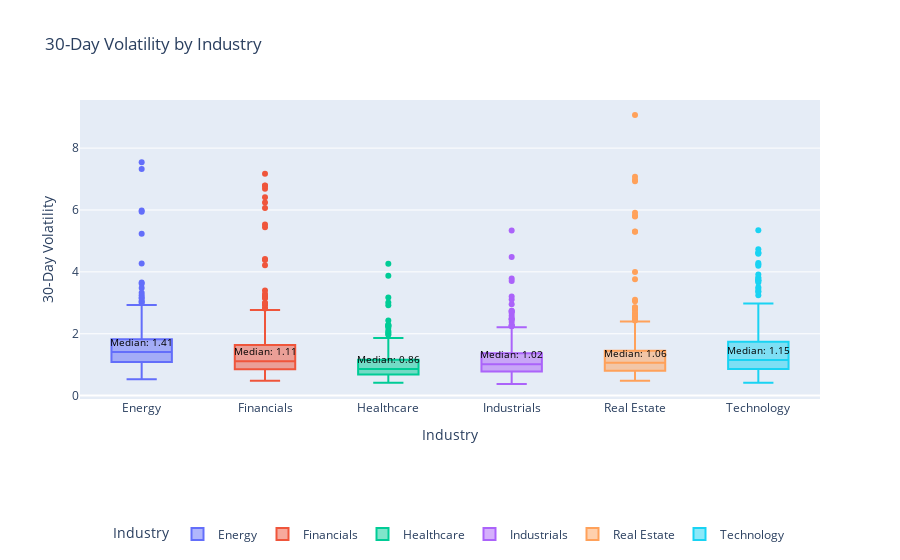

Notebook cell for this chart:
### Code cell
# EDA 2: Looking at the volitility distribution of each industry's ETF through a box plot. 
volitility_pivot = sub_df2 .pivot_table(
    values = 'Volatility_30d', 
    index = 'Month_Year',
    columns = "Industry", 
    aggfunc='mean'
)

volitility_pivot2 = sub_df2 .pivot_table(
    values = 'Volatility_30d', 
    index = 'Month_Year',
    columns = "Industry", 
    aggfunc='mean'
)

volatility_long = volitility_pivot2.reset_index().melt(
    id_vars="Month_Year",
    var_name="Industry",
    value_name="Volatility_30d"
)

fig = px.box(
    volatility_long,
    x="Industry",
    y="Volatility_30d",
    title="30-Day Volatility by Industry",
    labels={"Volatility_30d": "30-Day Volatility", "Industry": "Industry"},
    color="Industry"  # adds color for each category
)

fig.update_layout(
    legend=dict(
        orientation="h",        # horizontal layout
        yanchor="bottom",
        y=-0.5,                 # adjust how far below the x-axis it appears
        xanchor="center",
        x=0.5
    )
)

# Step 2: Compute medians for each industry
medians = volatility_long.groupby("Industry")["Volatility_30d"].median()

# Step 3: Add annotation for each median
for industry, median_val in medians.items():
    fig.add_annotation(
        x=industry,
        y=median_val,
        text=f"Median: {median_val:.2f}",
        showarrow=False,
        yshift=10,
        font=dict(size=10, color="black"),
    )

fig.show()

### Figure 1 — Plotly figure (JSON) as saved in the notebook; plotly's stock layout.template omitted (floating-point values rounded to 4 significant figures; data arrays with more than 128 entries replaced by an {"elided": "..."} marker saying what was removed)
{"data": [{"alignmentgroup": "True", "hovertemplate": "Industry=%{x}<br>30-Day Volatility=%{y}<extra></extra>", "legendgroup": "Energy", "marker": {"color": "#636efa"}, "name": "Energy", "notched": false, "offsetgroup": "Energy", "orientation": "v", "showlegend": true, "type": "box", "x": {"elided": "314 str values"}, "x0": " ", "xaxis": "x", "y": {"elided": "314 float values"}, "y0": " ", "yaxis": "y"}, {"alignmentgroup": "True", "hovertemplate": "Industry=%{x}<br>30-Day Volatility=%{y}<extra></extra>", "legendgroup": "Financials", "marker": {"color": "#EF553B"}, "name": "Financials", "notched": false, "offsetgroup": "Financials", "orientation": "v", "showlegend": true, "type": "box", "x": {"elided": "314 str values"}, "x0": " ", "xaxis": "x", "y": {"elided": "314 float values"}, "y0": " ", "yaxis": "y"}, {"alignmentgroup": "True", "hovertemplate": "Industry=%{x}<br>30-Day Volatility=%{y}<extra></extra>", "legendgroup": "Healthcare", "marker": {"color": "#00cc96"}, "name": "Healthcare", "notched": false, "offsetgroup": "Healthcare", "orientation": "v", "showlegend": true, "type": "box", "x": {"elided": "314 str values"}, "x0": " ", "xaxis": "x", "y": {"elided": "314 float values"}, "y0": " ", "yaxis": "y"}, {"alignmentgroup": "True", "hovertemplate": "Industry=%{x}<br>30-Day Volatility=%{y}<extra></extra>", "legendgroup": "Industrials", "marker": {"color": "#ab63fa"}, "name": "Industrials", "notched": false, "offsetgroup": "Industrials", "orientation": "v", "showlegend": true, "type": "box", "x": {"elided": "314 str values"}, "x0": " ", "xaxis": "x", "y": {"elided": "314 float values"}, "y0": " ", "yaxis": "y"}, {"alignmentgroup": "True", "hovertemplate": "Industry=%{x}<br>30-Day Volatility=%{y}<extra></extra>", "legendgroup": "Real Estate", "marker": {"color": "#FFA15A"}, "name": "Real Estate", "notched": false, "offsetgroup": "Real Estate", "orientation": "v", "showlegend": true, "type": "box", "x": {"elided": "314 str values"}, "x0": " ", "xaxis": "x", "y": {"elided": "314 float values"}, "y0": " ", "yaxis": "y"}, {"alignmentgroup": "True", "hovertemplate": "Industry=%{x}<br>30-Day Volatility=%{y}<extra></extra>", "legendgroup": "Technology", "marker": {"color": "#19d3f3"}, "name": "Technology", "notched": false, "offsetgroup": "Technology", "orientation": "v", "showlegend": true, "type": "box", "x": {"elided": "314 str values"}, "x0": " ", "xaxis": "x", "y": {"elided": "314 float values"}, "y0": " ", "yaxis": "y"}], "layout": {"annotations": [{"font": {"color": "black", "size": 10}, "showarrow": false, "text": "Median: 1.41", "x": "Energy", "y": 1.411, "yshift": 10}, {"font": {"color": "black", "size": 10}, "showarrow": false, "text": "Median: 1.11", "x": "Financials", "y": 1.112, "yshift": 10}, {"font": {"color": "black", "size": 10}, "showarrow": false, "text": "Median: 0.86", "x": "Healthcare", "y": 0.8635, "yshift": 10}, {"font": {"color": "black", "size": 10}, "showarrow": false, "text": "Median: 1.02", "x": "Industrials", "y": 1.018, "yshift": 10}, {"font": {"color": "black", "size": 10}, "showarrow": false, "text": "Median: 1.06", "x": "Real Estate", "y": 1.06, "yshift": 10}, {"font": {"color": "black", "size": 10}, "showarrow": false, "text": "Median: 1.15", "x": "Technology", "y": 1.152, "yshift": 10}], "boxmode": "overlay", "legend": {"orientation": "h", "title": {"text": "Industry"}, "tracegroupgap": 0, "x": 0.5, "xanchor": "center", "y": -0.5, "yanchor": "bottom"}, "title": {"text": "30-Day Volatility by Industry"}, "xaxis": {"anchor": "y", "categoryarray": ["Energy", "Financials", "Healthcare", "Industrials", "Real Estate", "Technology"], "categoryorder": "array", "domain": [0, 1], "title": {"text": "Industry"}}, "yaxis": {"anchor": "x", "domain": [0, 1], "title": {"text": "30-Day Volatility"}}}}
